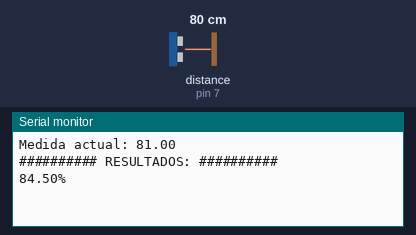
A sketch run on a simulated Arduino Uno, built with avr-gcc and run on an emulated ATmega328P. Parts: the last lines printed to the serial monitor. Inputs (shaded band) come from the test bench; at power-on: distance to the obstacle (sensor on pin 7) 80 cm. The echo pulse lasts 58.3 µs per cm.

Above: at 3.2 s.
3.3 s: distance to the obstacle (sensor on pin 7) set to 2 cm
At 7.1 s:
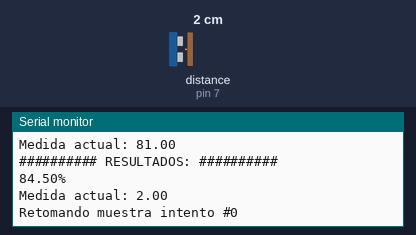
9.1 s: distance to the obstacle (sensor on pin 7) set to 60 cm
At 9.48 s:
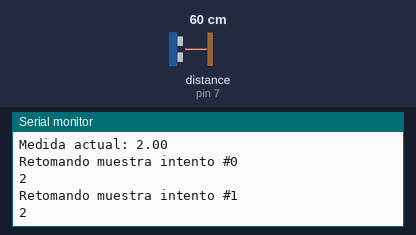
Timing chart, 0 to 12.1 s (numbered marks = the images above; inputs shaded):
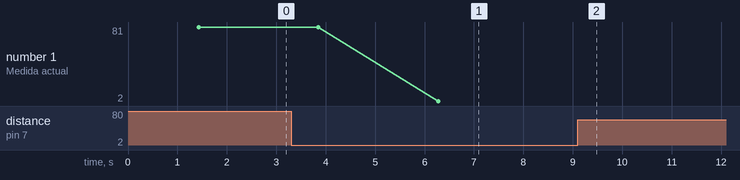

Measured:
- after the input at 3.3 s, the serial monitor: prints a new line after 3.0 s (image 1)
- plotted number 1: 81 → 2 after the input at 3.3 s, 2 → 61 after the input at 9.1 s

The sketch:

test_ultrasonido.ino
```cpp
#include <NewPing.h>

unsigned long seconds = 1000L; //unsigned = solo almacena numeros positivos
unsigned long minutes = seconds * 60;
unsigned long hours = minutes * 60;

const float desc_alras = 50; // variable a confirmar
const float alto_tanque = 200;
const float diam_tanque = 440;

float vol_cm3;
float vol_lit;
float auxiliar;
float llenado;

const double pi = 3.14159;

const int PinTrig = 6;
const int PinEcho = 7;

NewPing sonar(PinTrig, PinEcho);

float distancia;
int microSeconds;

void setup()
{
  // Iniciamos el monitor serie para mostrar el resultado
  Serial.begin(9600);

}
void loop()
{
  // CALCULO DE DISTANCIA

  float distanciaChequeada;

  microSeconds = sonar.ping_median(50);
  distancia = sonar.convert_cm(microSeconds);
  distanciaChequeada = chequearMedida(distancia);

  if (distanciaChequeada == -1){llenado=-1;}

  else{llenado = calcularLlenado(distanciaChequeada);}

  Serial.println("########## RESULTADOS: ##########");
  Serial.print(llenado);
  Serial.print("%");
  Serial.println();
  delay(1000);

}

// Chequeamos que la medida este dentro de un rango valido

// Caso contrario, hacer una nueva medida

float chequearMedida(float medida){

  Serial.print("Medida actual: ");
  Serial.println(medida);

  int counter = 0;
  int datoNuevo = medida;

  if (datoNuevo < desc_alras | datoNuevo > (alto_tanque + desc_alras))
  {
    while ((counter < 10) & (datoNuevo < desc_alras | datoNuevo > (alto_tanque + desc_alras)))
    {
      Serial.print("Retomando muestra intento #");
      Serial.print(counter);
      Serial.println();
      microSeconds = sonar.ping_median(50);
      datoNuevo = sonar.convert_cm(microSeconds);
      Serial.println(datoNuevo);

      counter++;
      delay(200);
    }

    if (counter == 10){return -1;}
    else{
      Serial.print("Dato recolectado: ");
      Serial.println(datoNuevo);
      return datoNuevo;}
  }

  else {
    return medida;
  }

}

float calcularLlenado(float distanciaChequeada){
  // CALCULO DE VOLUMEN

  vol_cm3 = pi * (diam_tanque * diam_tanque) / 4 * alto_tanque;
  vol_lit  = vol_cm3 / 1000;
  auxiliar = vol_lit; //aux = 3141,6 Litros
  llenado = 100.00;

  // calcular el llenado real

  vol_cm3 = pi * (diam_tanque * diam_tanque) / 4 * (alto_tanque - (distanciaChequeada - desc_alras));
  vol_lit  = vol_cm3 / 1000;
  llenado = vol_lit * 100.00 / auxiliar;

  return llenado;
}
```
